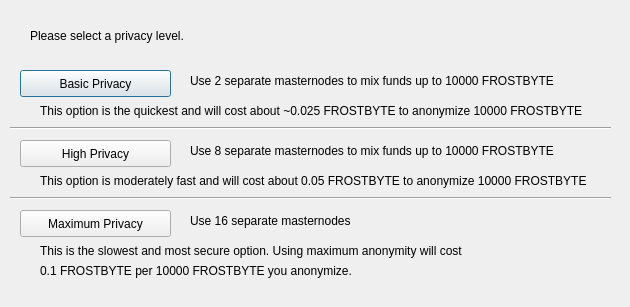
<?xml version="1.0" encoding="UTF-8"?>
<ui version="4.0">
 <class>ObfuscationConfig</class>
 <widget class="QDialog" name="ObfuscationConfig">
  <property name="geometry">
   <rect>
    <x>0</x>
    <y>0</y>
    <width>630</width>
    <height>307</height>
   </rect>
  </property>
  <property name="windowTitle">
   <string>Configure Obfuscation</string>
  </property>
  <widget class="QPushButton" name="buttonBasic">
   <property name="geometry">
    <rect>
     <x>20</x>
     <y>70</y>
     <width>151</width>
     <height>27</height>
    </rect>
   </property>
   <property name="text">
    <string>Basic Privacy</string>
   </property>
  </widget>
  <widget class="QPushButton" name="buttonHigh">
   <property name="geometry">
    <rect>
     <x>20</x>
     <y>140</y>
     <width>151</width>
     <height>27</height>
    </rect>
   </property>
   <property name="text">
    <string>High Privacy</string>
   </property>
  </widget>
  <widget class="QPushButton" name="buttonMax">
   <property name="geometry">
    <rect>
     <x>20</x>
     <y>210</y>
     <width>151</width>
     <height>27</height>
    </rect>
   </property>
   <property name="text">
    <string>Maximum Privacy</string>
   </property>
  </widget>
  <widget class="QLabel" name="label">
   <property name="geometry">
    <rect>
     <x>30</x>
     <y>20</y>
     <width>571</width>
     <height>31</height>
    </rect>
   </property>
   <property name="text">
    <string>Please select a privacy level.</string>
   </property>
  </widget>
  <widget class="QLabel" name="label_2">
   <property name="geometry">
    <rect>
     <x>190</x>
     <y>70</y>
     <width>421</width>
     <height>21</height>
    </rect>
   </property>
   <property name="text">
    <string>Use 2 separate masternodes to mix funds up to 10000 FROSTBYTE</string>
   </property>
  </widget>
  <widget class="QLabel" name="label_3">
   <property name="geometry">
    <rect>
     <x>190</x>
     <y>140</y>
     <width>411</width>
     <height>21</height>
    </rect>
   </property>
   <property name="text">
    <string>Use 8 separate masternodes to mix funds up to 10000 FROSTBYTE</string>
   </property>
  </widget>
  <widget class="QLabel" name="label_4">
   <property name="geometry">
    <rect>
     <x>190</x>
     <y>210</y>
     <width>421</width>
     <height>21</height>
    </rect>
   </property>
   <property name="text">
    <string>Use 16 separate masternodes</string>
   </property>
  </widget>
  <widget class="QLabel" name="label_6">
   <property name="geometry">
    <rect>
     <x>40</x>
     <y>100</y>
     <width>561</width>
     <height>21</height>
    </rect>
   </property>
   <property name="text">
    <string>This option is the quickest and will cost about ~0.025 FROSTBYTE to anonymize 10000 FROSTBYTE</string>
   </property>
  </widget>
  <widget class="QLabel" name="label_7">
   <property name="geometry">
    <rect>
     <x>40</x>
     <y>170</y>
     <width>561</width>
     <height>21</height>
    </rect>
   </property>
   <property name="text">
    <string>This option is moderately fast and will cost about 0.05 FROSTBYTE to anonymize 10000 FROSTBYTE</string>
   </property>
  </widget>
  <widget class="QLabel" name="label_8">
   <property name="geometry">
    <rect>
     <x>40</x>
     <y>240</y>
     <width>561</width>
     <height>21</height>
    </rect>
   </property>
   <property name="text">
    <string>This is the slowest and most secure option. Using maximum anonymity will cost</string>
   </property>
  </widget>
  <widget class="QLabel" name="label_9">
   <property name="geometry">
    <rect>
     <x>40</x>
     <y>260</y>
     <width>561</width>
     <height>21</height>
    </rect>
   </property>
   <property name="text">
    <string>0.1 FROSTBYTE per 10000 FROSTBYTE you anonymize.</string>
   </property>
  </widget>
  <widget class="Line" name="line">
   <property name="geometry">
    <rect>
     <x>10</x>
     <y>120</y>
     <width>601</width>
     <height>16</height>
    </rect>
   </property>
   <property name="orientation">
    <enum>Qt::Horizontal</enum>
   </property>
  </widget>
  <widget class="Line" name="line_2">
   <property name="geometry">
    <rect>
     <x>10</x>
     <y>190</y>
     <width>601</width>
     <height>16</height>
    </rect>
   </property>
   <property name="orientation">
    <enum>Qt::Horizontal</enum>
   </property>
  </widget>
 </widget>
 <resources/>
 <connections/>
</ui>
